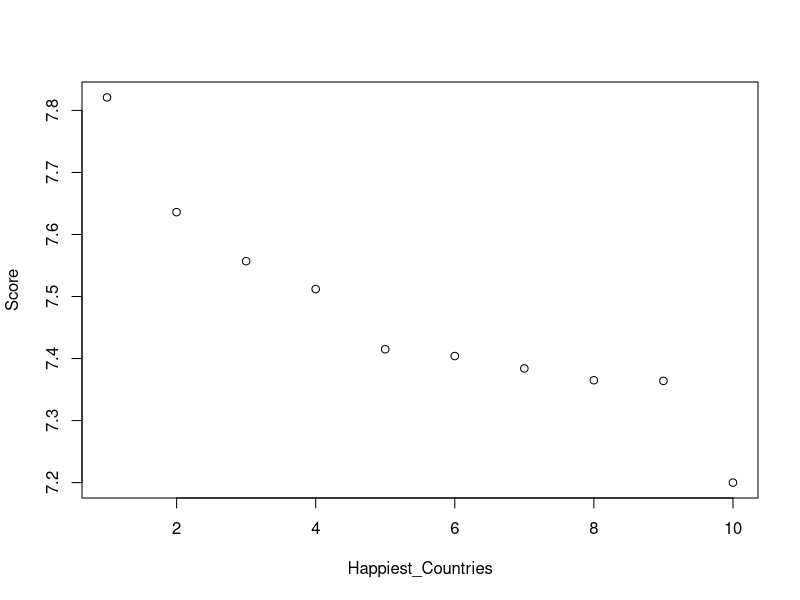
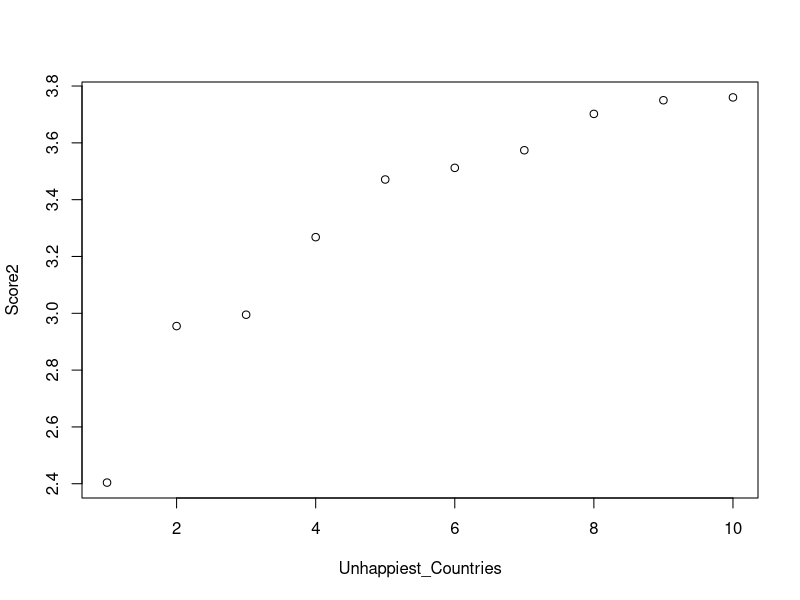
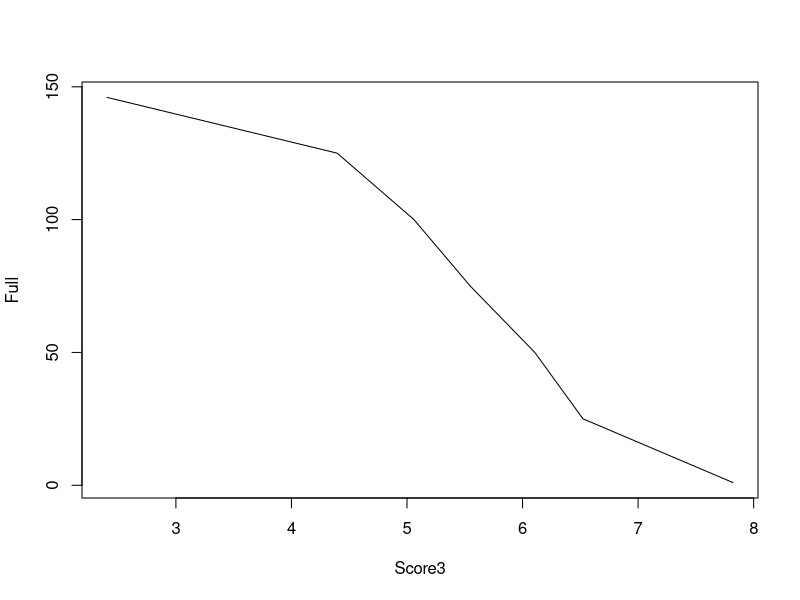

These figures' R source, in order:
## ---- chunk 1
knitr::opts_chunk$set(
  echo = FALSE,
  message = FALSE,
  warning = FALSE,
  comment = NA
)
## ---- chunk 2
Happiest_Countries <- c(1, 2, 3, 4, 5, 6, 7, 8, 9, 10)
Score <- c(7.821, 7.636, 7.557, 7.512, 7.415, 7.404, 7.384, 7.365, 7.364, 7.2)

plot(Happiest_Countries, Score)
## ---- chunk 3
Unhappiest_Countries <- c(1, 2, 3, 4, 5, 6, 7, 8, 9, 10)
Score2 <- c(2.404, 2.955, 2.995, 3.268, 3.471, 3.512, 3.574, 3.702, 3.750, 3.760)

plot(Unhappiest_Countries, Score2)
## ---- chunk 4
Full <- c(1, 25, 50, 75, 100, 125, 146)
Score3 <- c(7.821, 6.523, 6.106, 5.547, 5.06, 4.396, 2.404)

plot(Score3, Full, type = "l")
